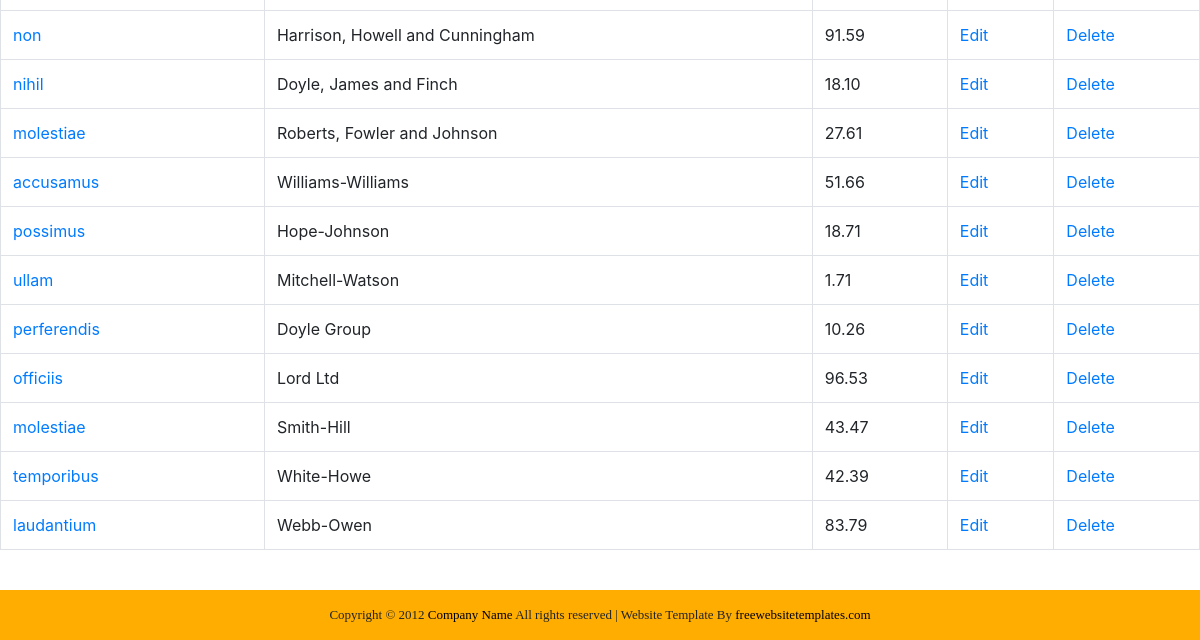
/search/ (lower part), run on an earlier commit of the app's database.
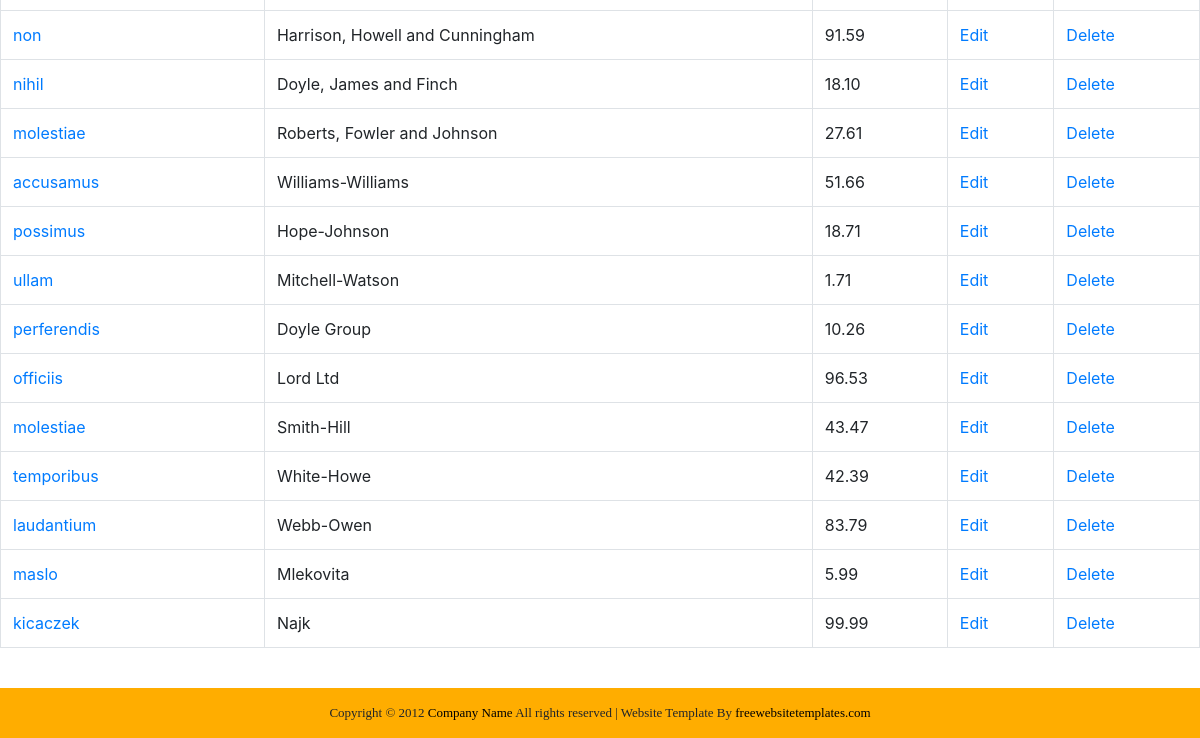
And on a later commit of the database.
### Shop/models.py (models this page shows, shortened)
class Product(models.Model):
    name = models.TextField(max_length=100)
    producer = models.TextField(max_length=100)
    description = models.TextField()
    price = models.DecimalField(max_digits=10, decimal_places=2)
    image = models.ImageField(upload_to='static/', blank=True)
    image_thumbnail = ImageSpecField(source='image',
                                     processors=[ResizeToFill(50, 50)],
                                     format='JPEG',
                                     options={'quality': 60})

### templates/search_product.html (shortened to what this page needs)
{% extends 'base.html' %}
{% load crispy_forms_tags %}
{% load widget_tweaks %}
{% block content %}
  <table class="table table-bordered">
    <tbody>
      {% for product in filter.qs %}
        <tr>
          <td><a href="{% url 'Shop:product_info' product.id %}">{{ product.name }}</a></td>
          <td>{{ product.producer }}</td>
            <td>{{ product.price }}</td>
            <td><a href="{% url 'Shop:edit_product' product.id %}">Edit</a></td>
            <td><a href="{% url 'Shop:delete_product' product.id %}">Delete</a></td>
        </tr>
      {% empty %}
        <tr>
          <td colspan="5">No data</td>
        </tr>
      {% endfor %}
    </tbody>
  </table>
{% endblock %}

What changed in the data, as far as the page shows it:
added Product: name "maslo", producer "Mlekovita", price "5.99"
added Product: name "kicaczek", producer "Najk", price "99.99"
